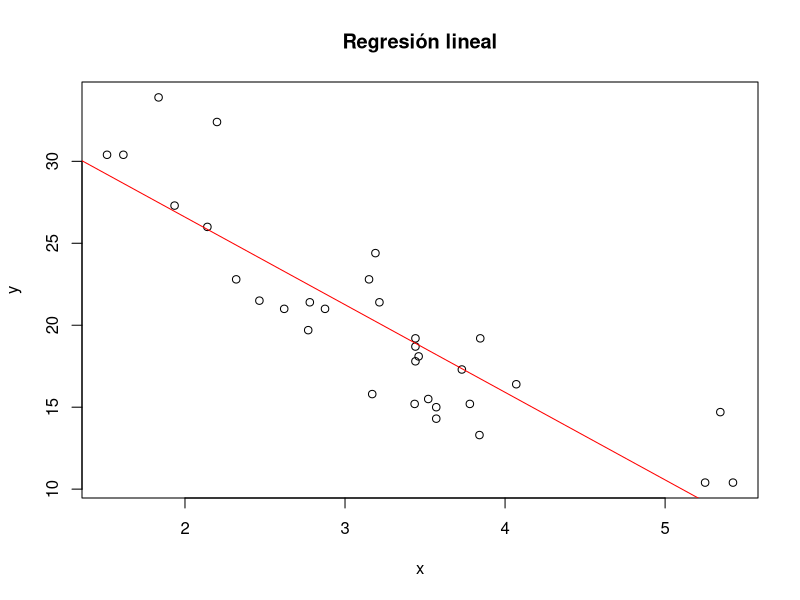
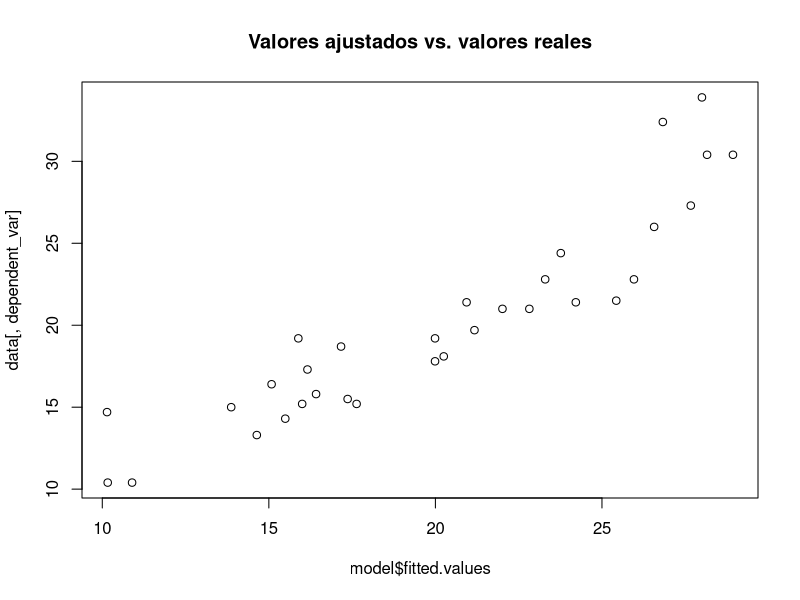
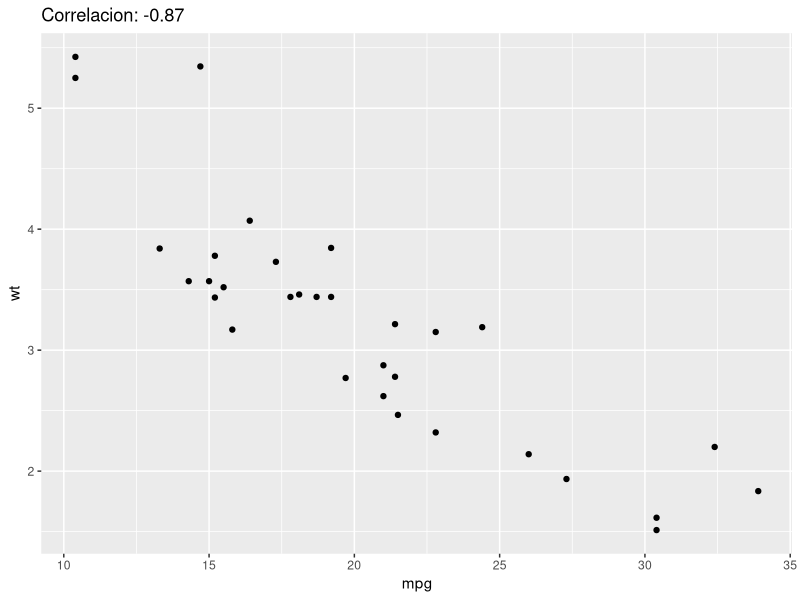

Generate these figures, in order, with R:
## ---- chunk 1
knitr::opts_chunk$set(echo = TRUE)
## ---- chunk 2
library(dplyr)
library(ggplot2)
library(testthat)
## ---- chunk 3
data(mtcars)
## ---- chunk 4
  reg_lineal <- function(x, y) {
  
  # Verificamos que los datos sean del mismo tamaño
  if(length(x) != length(y)) {
    stop("Los vectores deben tener el mismo tamaño.")
  }
  
  # Creamos el modelo de regresión lineal
  modelo <- lm(y ~ x)
  
  # Graficamos los datos y la recta de regresión
  plot(x, y, main = "Regresión lineal", xlab = "x", ylab = "y")
  abline(modelo, col = "red")
  
  # Retornamos el modelo de regresión lineal
  return(modelo)
}
## ---- chunk 5
reg_lineal(mtcars$wt, mtcars$mpg)
## ---- chunk 6
expect_error(reg_lineal(c(1, 2, 3), c(4, 5)))
## ---- chunk 7
library("tidyverse")
library("broom")
## ---- chunk 8
multi_reg <- function(data, dependent_var, independent_vars) {

  if (!is.data.frame(data)) {
    stop("El argumento data debe ser un dataframe.")
  }

  if (!(dependent_var %in% colnames(data))) {
    stop(paste0("La variable dependiente '", dependent_var, "' no existe en el dataframe."))
  }

  if (!all(independent_vars %in% colnames(data))) {
    stop("Alguna de las variables independientes no existe en el dataframe.")
  }

  formula <- as.formula(paste(dependent_var, "~", paste(independent_vars, collapse = "+")))
  model <- lm(formula, data = data)
  print(summary(model))
  plot(model$fitted.values, data[, dependent_var], main = "Valores ajustados vs. valores reales")
  return(model)
}
## ---- chunk 9
data(mtcars)
multi_reg(mtcars, "mpg", c("cyl", "hp", "wt"))
## ---- chunk 10
library(dplyr)
library(ggplot2)
library(testthat)
## ---- chunk 11
my_corr_plot <- function(data, x_var, y_var) {
  
  # Verificar si los argumentos proporcionados son correctos
  if (!is.data.frame(data)) {
    stop("El argumento 'data' debe ser un dataframe.")
  }
  if (!(x_var %in% colnames(data))) {
    stop(paste0("La columna '", x_var, "' no existe en el dataframe."))
  }
  if (!(y_var %in% colnames(data))) {
    stop(paste0("La columna '", y_var, "' no existe en el dataframe."))
  }
  
  # Calcular la correlación
  corr <- cor(data[[x_var]], data[[y_var]])
  
  # Crear un ggplot
  my_plot <- ggplot(data, aes(x = !!sym(x_var), y = !!sym(y_var))) +
    geom_point() +
    labs(title = paste0("Correlacion: ", round(corr, 2)), encoding = "UTF-8")
  
  # Mostrar el ggplot
  print(my_plot)
  
  # Devolver la correlación
  return(corr)
}
## ---- chunk 12
data(mtcars)
my_corr_plot(mtcars, "mpg", "wt")
## ---- chunk 13
expect_error(my_corr_plot(iris, "foo", "bar"), "La columna 'foo' no existe en el dataframe.")
expect_error(my_corr_plot(iris, "Sepal.Length", "baz"), "La columna 'baz' no existe en el dataframe.")
expect_error(my_corr_plot(42, "mpg", "wt"), "El argumento 'data' debe ser un dataframe.")
